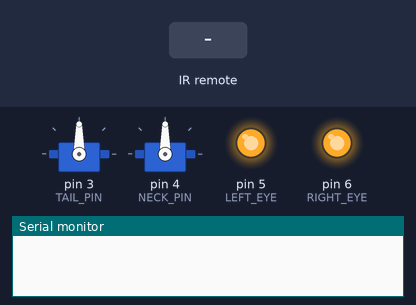
Simulated run of this sketch. Board: Arduino Uno, built with avr-gcc and run on an emulated ATmega328P. Parts: 2 × servo, output pins drawn as LEDs (lit = HIGH), the last lines printed to the serial monitor. Inputs (shaded band) come from the test bench.

Above: at 1.2 s.
1.3 s: infrared code 0xFFE01F received
At 3.2 s:
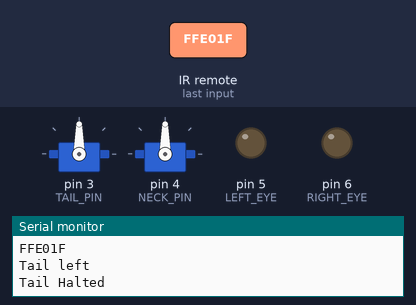
4.3 s: infrared code 0xFFA857 received
At 4.42 s:
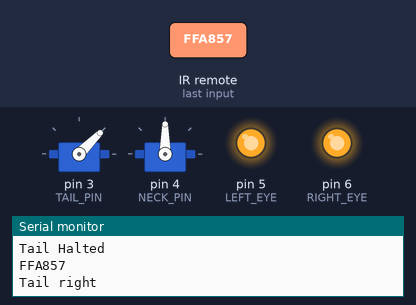
7.3 s: infrared code 0xFF22DD received
At 7.42 s:
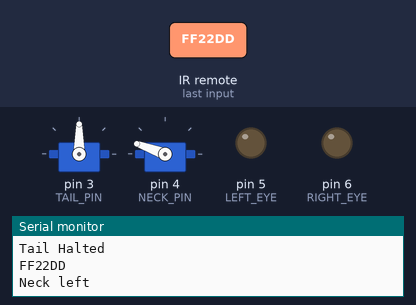
10.3 s: infrared code 0xFF02FD received
At 10.42 s:
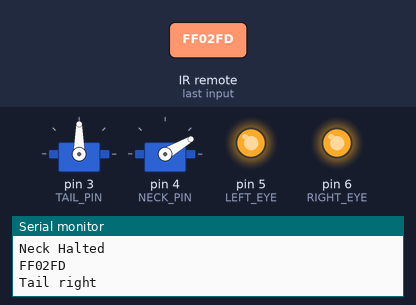
Timing chart, 0 to 14.3 s (numbered marks = the images above; inputs shaded):
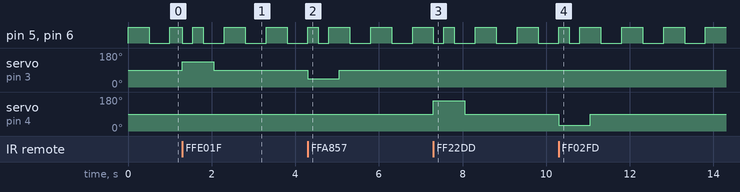

The sketch:

DragonValentine.ino
```cpp
#include <IRremote.h>
#include <Servo.h>


int LEFT_EYE = 5;
int RIGHT_EYE = 6;
const int EYE_TIME = 500;
const int FAST_EYE_TIME = 250;
bool lightEyes = true;
unsigned long lastEyeTime = 0;
unsigned long targetEyeTime = EYE_TIME;

const int IR_IN = 7;
IRrecv irRecv(IR_IN);
decode_results results;

int TAIL_PIN = 3;
Servo tail;
unsigned long tailStart = 0;

int NECK_PIN = 4;
Servo neck;
unsigned long neckStart = 0;

void setup() {
  Serial.begin(9600);

  pinMode(LEFT_EYE, OUTPUT);
  pinMode(RIGHT_EYE, OUTPUT);

  irRecv.enableIRIn();

  tail.attach(TAIL_PIN);
  neck.attach(NECK_PIN);
}

void loop() {
  unsigned long now = millis();
  digitalWrite(LEFT_EYE, lightEyes ? HIGH : LOW);
  digitalWrite(RIGHT_EYE, lightEyes ? HIGH : LOW);
  if ((now - lastEyeTime) > targetEyeTime) {
    lightEyes = !lightEyes;
    lastEyeTime = now;
  }

  if (irRecv.decode(&results)) {
    Serial.println(results.value, HEX);
    switch(results.value) {
      case 0xFFE01F:
        Serial.println("Tail left");
        tail.write(135);
        tailStart = now;
        targetEyeTime = FAST_EYE_TIME;
        break;
      case 0xFFA857:
        Serial.println("Tail right");
        tail.write(45);
        tailStart = now;
        targetEyeTime = FAST_EYE_TIME;
        break;
      case 0xFF22DD:
        Serial.println("Neck left");
        neck.write(160);
        neckStart = now;
        targetEyeTime = FAST_EYE_TIME;
        break;
      case 0xFF02FD:
        Serial.println("Tail right");
        neck.write(30);
        neckStart = now;
        targetEyeTime = FAST_EYE_TIME;
        break;
    }
    irRecv.resume();
  }

  if ((tailStart > 0) && (now - tailStart) > 750) {
    tail.write(90);
    tailStart = 0;
    targetEyeTime = EYE_TIME;
    Serial.println("Tail Halted");
  }

  if ((neckStart > 0) && (now - neckStart) > 750) {
    neck.write(90);
    neckStart = 0;
    targetEyeTime = EYE_TIME;
    Serial.println("Neck Halted");
  }
}
```

Measured:
- after the input at 1.3 s, servo on pin 3 (TAIL_PIN): 90° → 135° at once, → 90° 0.75 s later
- after the input at 4.3 s, servo on pin 3 (TAIL_PIN): 90° → 45° at once, → 90° 0.75 s later
- after the input at 7.3 s, servo on pin 4 (NECK_PIN): 90° → 160° at once, → 90° 0.75 s later
- after the input at 10.3 s, servo on pin 4 (NECK_PIN): 90° → 30° at once, → 90° 0.75 s later
